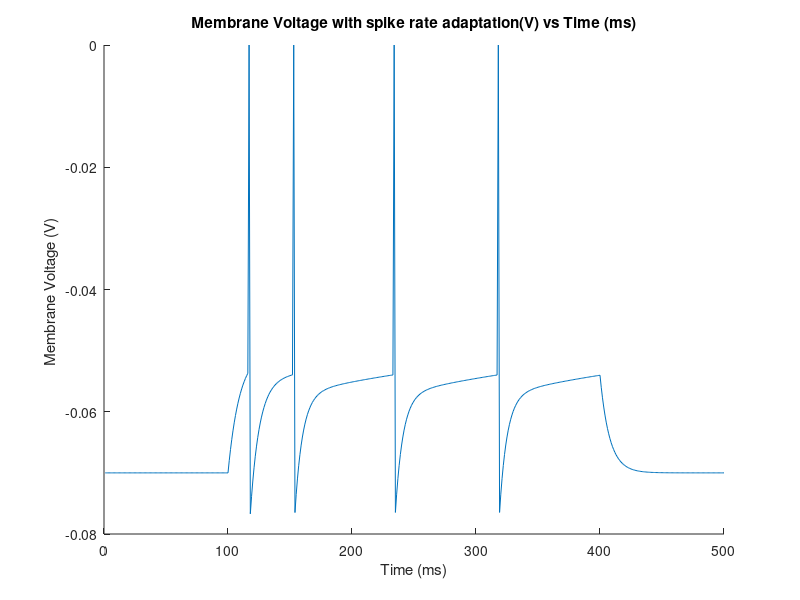

Reproduce this figure in MATLAB.
% From Question
Vrest = -70E-3; 
R_m = 10E6; 
tao = 10E-3; 
Vm = -70E-3;
Vth = -54E-3;
Vreset = -80E-3; 
time = 0.5; 

% Chosen values
Vspike = 0; 
dt = 1E-3;
I_max = 2E-9;

% rsa value from question 
tao_sra = 100E-3;
dg_sra = 0.3;
V_k = -70E-3; 
r_sra = 1; 
g_sra_init = 0; 
g_sra = g_sra_init; 



iterations =  time/dt;
I = zeros(iterations, 1); 
I(0.2* iterations + 1 : 0.8 * iterations) = I_max; 

% iterate through phase timesteps
for n= 1:iterations 

    % Manual Spikes 
    if Vm >= Vth
        V(n, 1) = Vspike;
        Vm = Vreset;
        g_sra = g_sra + dg_sra; 

    % Use the membrane equation
    else 
        dv = (1/tao) * ((-1* Vm) + Vrest + R_m*I(n,1) - (g_sra * r_sra * (Vm - V_k))) * dt ;
        Vm = Vm + dv;
        
        % Spike rate adaptation variable updates
        dg = (-1 * g_sra/tao_sra) * dt
        g_sra = g_sra + dg; 
        V(n, 1) = Vm; 
    end 
end

hold on 
xlabel('Time (ms)')
ylabel('Membrane Voltage (V) ')
title('Membrane Voltage with spike rate adaptation(V) vs Time (ms)')
plot(V); 
hold off

